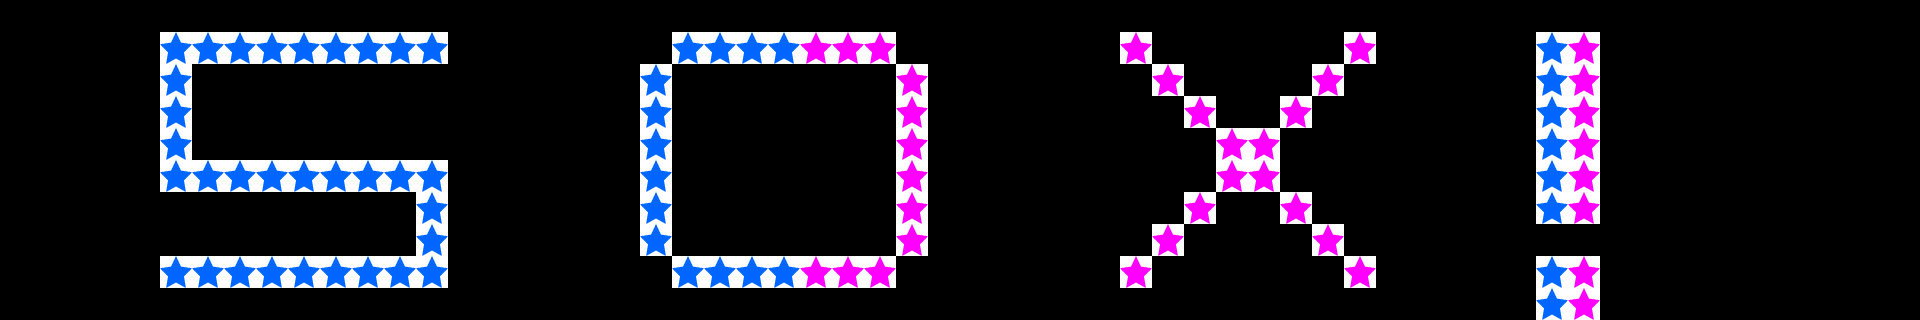

Rendered tile map (Tiled .tmx) drawn with the repository's tilesets; below, a short description and the map source with its tile grids summarised:
An orthogonal 60x10 tile map with 32x32 px tiles, 2 tile layers (FloorLayer, ThingLayer).

<map version="1.0" orientation="orthogonal" width="60" height="10" tilewidth="32" tileheight="32">
    <tileset firstgid="1" name="bg_tmx" tilewidth="32" tileheight="32">
        <image source="bg_tmx.png" width="320" height="320" />
        <tile id="0">
            <properties>
                <property name="isFloor" value="1" />
            </properties>
        </tile>
        <tile id="3">
            <properties>
                <property name="objType" value="life" />
                <property name="colorType" value="red" />
            </properties>
        </tile>
        <tile id="4">
            <properties>
                <property name="objType" value="star" />
                <property name="colorType" value="blue" />
            </properties>
        </tile>
        <tile id="5">
            <properties>
                <property name="objType" value="star" />
                <property name="colorType" value="pink" />
            </properties>
        </tile>
        <tile id="10">
            <properties>
                <property name="isFloor" value="1" />
            </properties>
        </tile>
        <tile id="11">
            <properties>
                <property name="objType" value="line" />
                <property name="colorType" value="pink" />
            </properties>
        </tile>
        <tile id="12">
            <properties>
                <property name="objType" value="line" />
                <property name="colorType" value="blue" />
            </properties>
        </tile>
        <tile id="14">
            <properties>
                <property name="objType" value="line" />
                <property name="colorType" value="blue" />
            </properties>
        </tile>
        <tile id="15">
            <properties>
                <property name="objType" value="line" />
                <property name="colorType" value="pink" />
            </properties>
        </tile>
        <tile id="30">
            <properties>
                <property name="isFloor" value="1" />
            </properties>
        </tile>
        <tile id="31">
            <properties>
                <property name="isFloor" value="1" />
            </properties>
        </tile>
        <tile id="32">
            <properties>
                <property name="isFloor" value="1" />
            </properties>
        </tile>
        <tile id="64">
            <properties>
                <property name="isBaffle" value="1" />
            </properties>
        </tile>
        <tile id="81">
            <properties>
                <property name="ObjTypeId" value="2" />
            </properties>
        </tile>
    </tileset>
    <layer name="FloorLayer" width="60" height="10">
        <data>[600 cells, 0 non-empty, 0 distinct tile ids]</data>
    </layer>
    <layer name="ThingLayer" width="60" height="10">
        <data>[600 cells, 90 non-empty, 2 distinct tile ids]</data>
    </layer>
</map>
